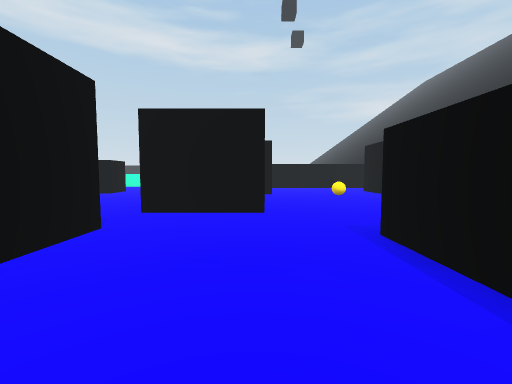
[1] (above)

24 first-person views from a walk through a Unity game level. The camera is 0.58 m above the floor, tilts 4° down and sees 90° across. The floor is counted in squares, 1 m on a side. Each view is taken from the middle of a square. On the plan, view 1 faces up. The plan holds only what a view shows up to about 9 squares ahead; the rest is blank. The place goes on beyond the plan. The player is left out.

[2]
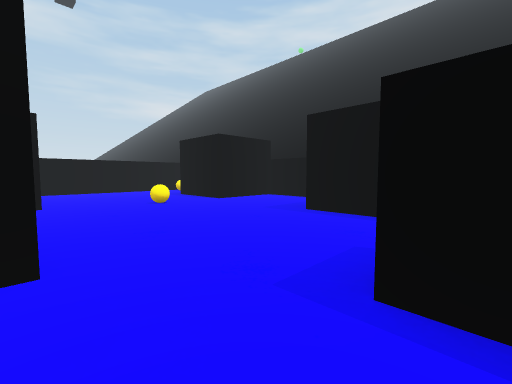

[3]
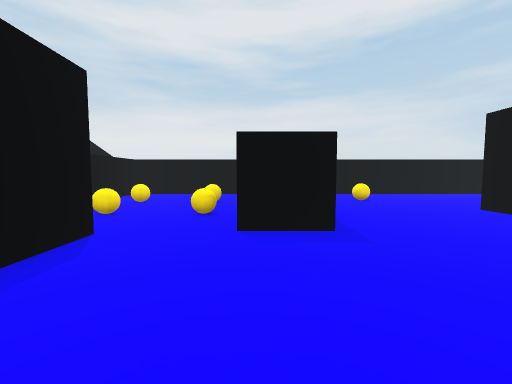

[4]
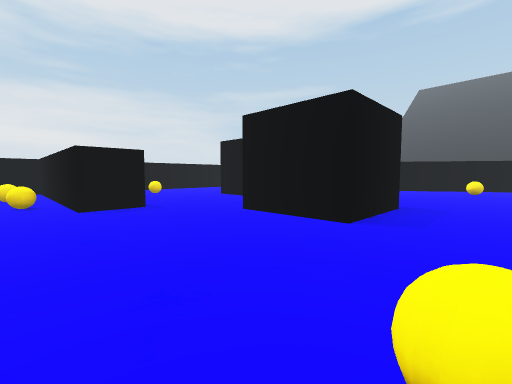

[5]
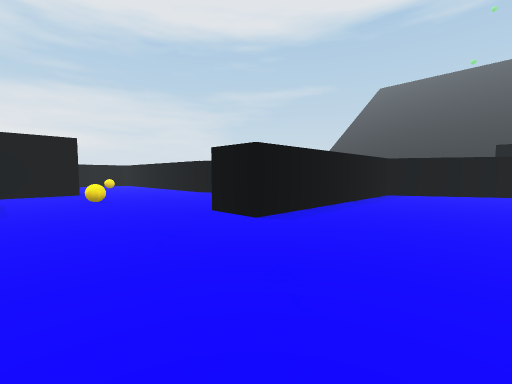

[6]
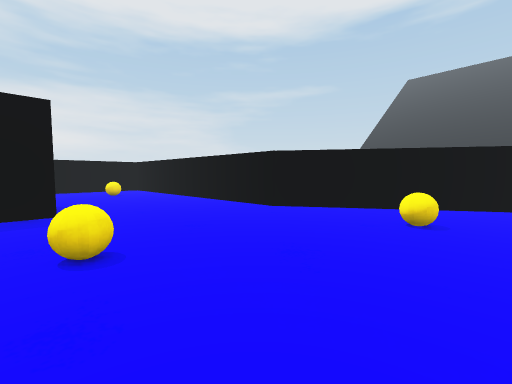

[7]
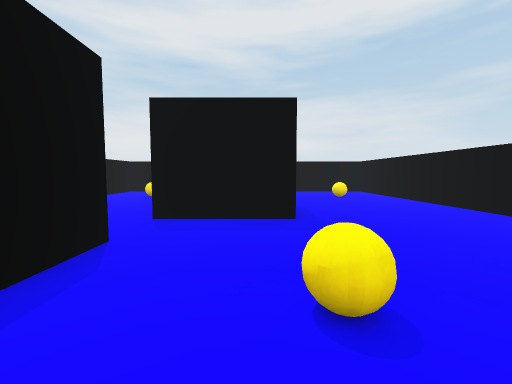

[8]
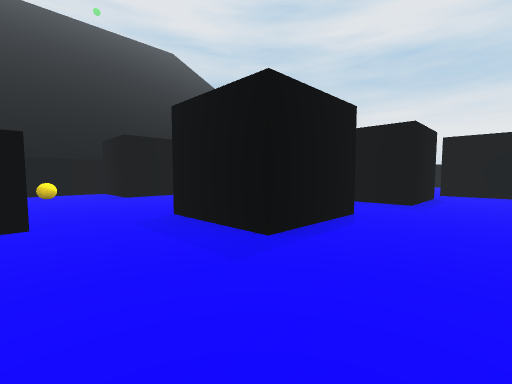

[9]
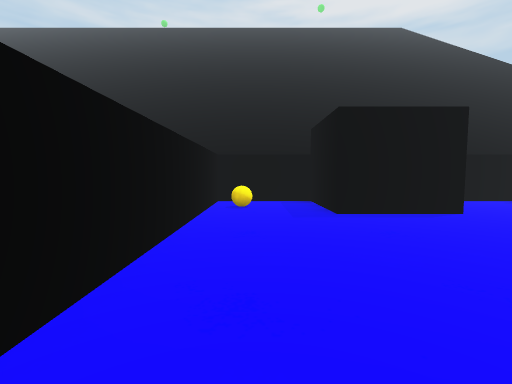

[10]
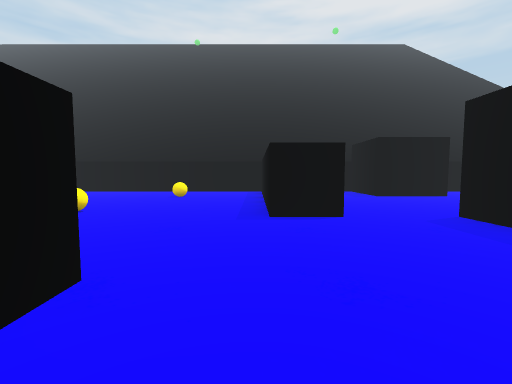

[11]
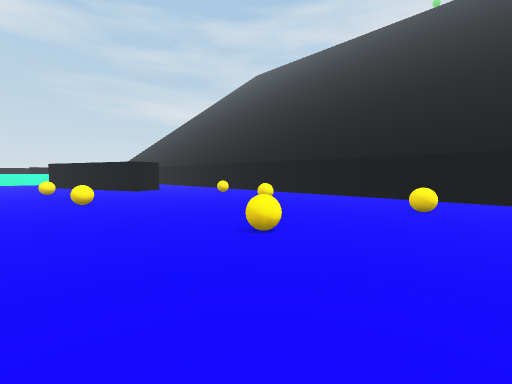

[12]
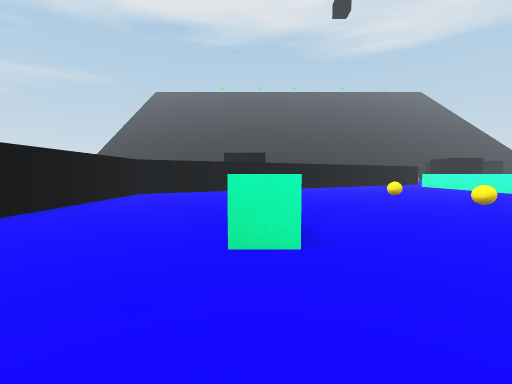

[13]
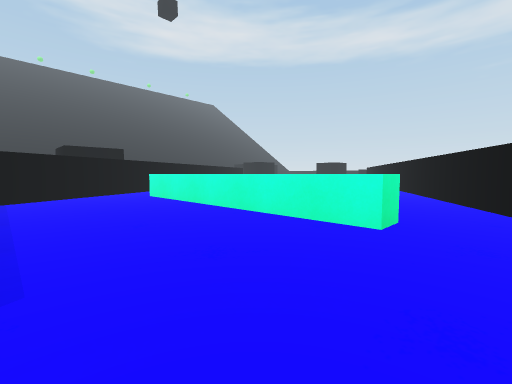

[14]
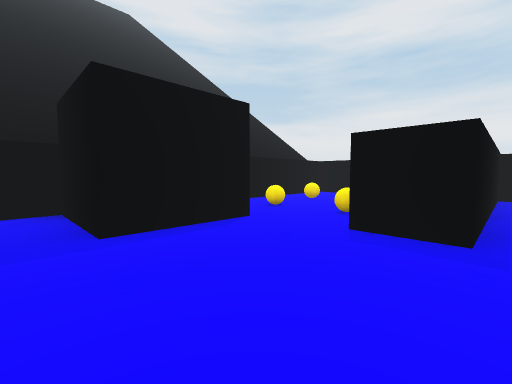

[15]
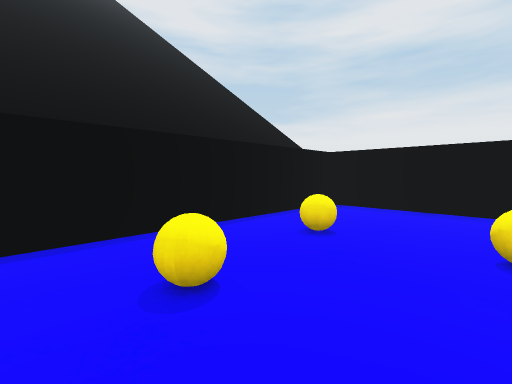

[16]
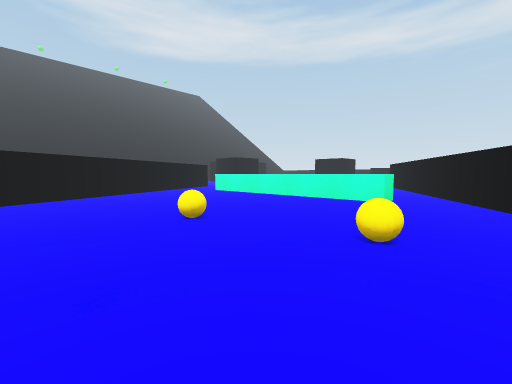

[17]
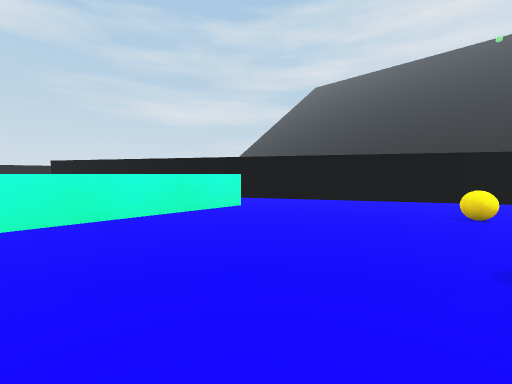

[18]
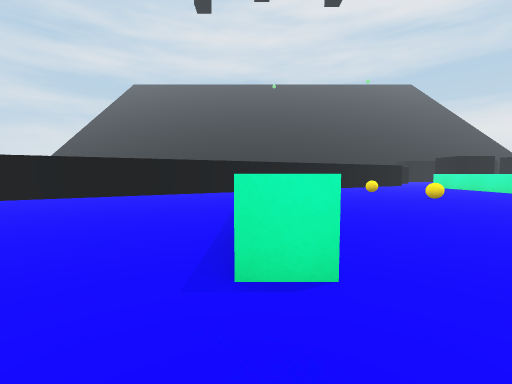

[19]
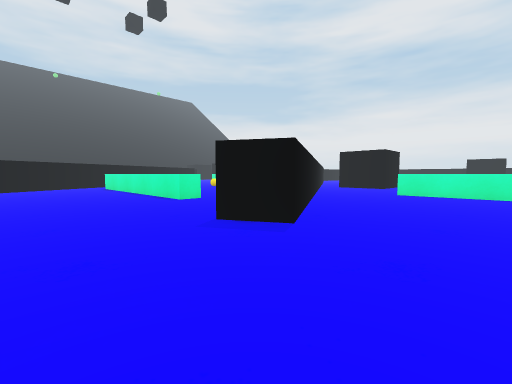

[20]
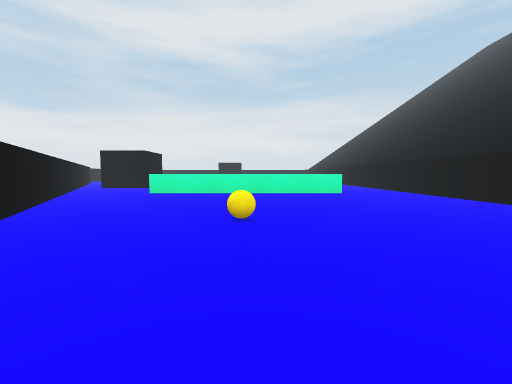

[21]
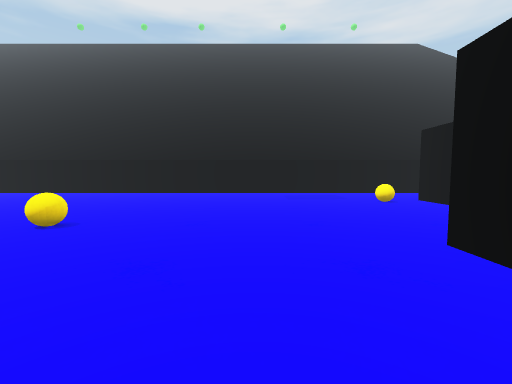

[22]
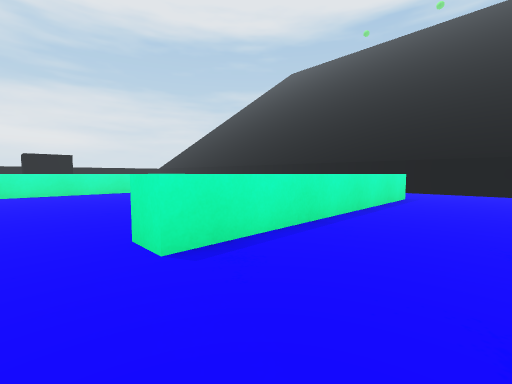

[23]
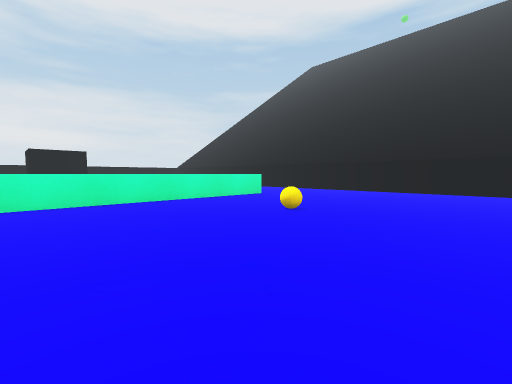

[24]
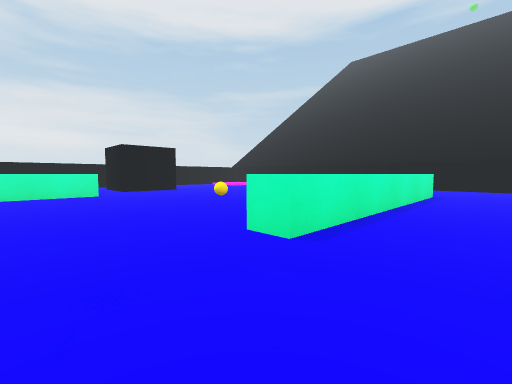

### Floor plan
Key: @ floor where view 1 was taken; # wall or solid block; . floor; ^ raised ledge; C black cube; B ball; O other object.
Columns run from 25 left of view 1 to 6 right of it. Each row starts with its distance up from view 1.
 26 #..#           ##
 25 #..B..         .##
 24 #.....C       ...#      ..
 23 #................##     ...#
 22 #.................#     .B.##
 21 #........#........##    .....
 20 #....B..##..^^^^^^.#    .....O
 19 #........# ........##   .B.....#
 18 #........##.........#   .......#
 17 #.........##........##  ....O..#
 16 #..........#....B.B..## .......#
 15 #..^^^^^^..##.........# ..B....#
 14 #...........#.........##.....B.#
 13 #.........  ##  .......#.......#
 12 #.........CC #..^^^^^^....######
 11 #.....B...CC ##...........######
 10 #...........  ##..............B#
  9 #...........   #........CC...CC#
  8 #. .^^^^^^..   ######...CC...C #
  7         ....    #..........B.CC#
  6        .....    ##.B...........#
  5       ......     ##...B.CC.....#
  4       .O....      #.....CC...CC#
  3       ......      #..........CC#
  2        ...^^      #...CC..##...#
  1        CC.        #...CC..##BB.#
  0         C         #......@##BB.#
 -1                   #.B....B##...#
 -2                   #.......##...#
 -3                   ##############

Positions as (right, up) in squares from view 1, and headings:
1: (0, 0), facing up
2: (0, 2), facing up-right
3: (2, 5), facing down
4: (3, 7), facing down-left
5: (-2, 11), facing down-left
6: (-3, 7), facing down-left
7: (-3, 6), facing down
8: (-3, 11), facing down-right
9: (0, 10), facing right
10: (-3, 12), facing right
11: (-1, 13), facing up-right
12: (-2, 12), facing left
13: (-3, 9), facing up-left
14: (1, 5), facing down-right
15: (3, 2), facing down-right
16: (-6, 14), facing up-left
17: (-11, 16), facing up-right
18: (-15, 20), facing right
19: (-19, 23), facing down-right
20: (-20, 23), facing down
21: (-17, 22), facing left
22: (-16, 17), facing down-left
23: (-16, 14), facing down-left
24: (-14, 10), facing down-left
